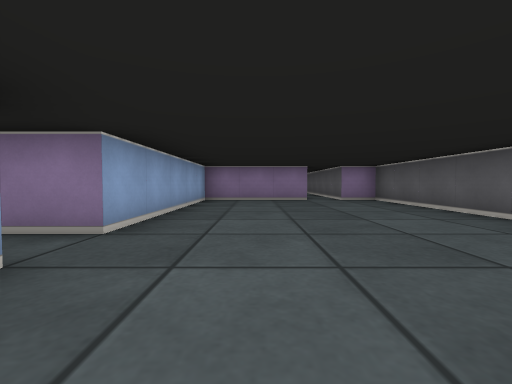
View 1 (above)

12 first-person views from a walk through a cub3D maze. The camera is about half as high as the walls, tilts 2° down and sees 90° across. The floor is counted in squares. Each view is taken from the middle of a square. On the plan, view 1 faces up. The plan holds only what a view shows up to about 9 squares ahead; the rest is blank.

View 2
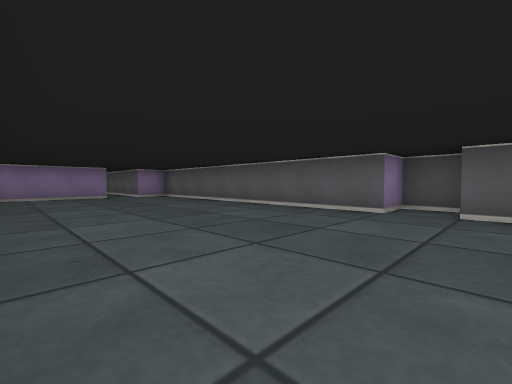

View 3
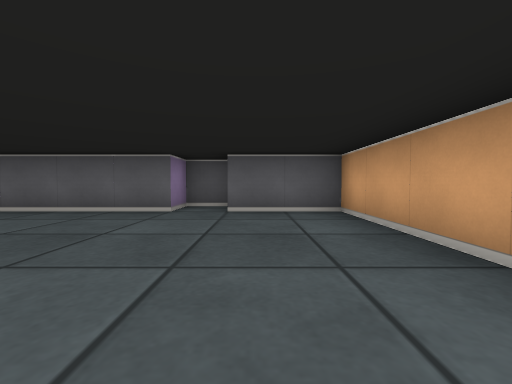

View 4
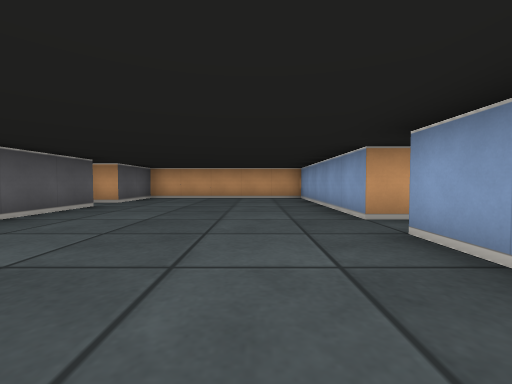

View 5
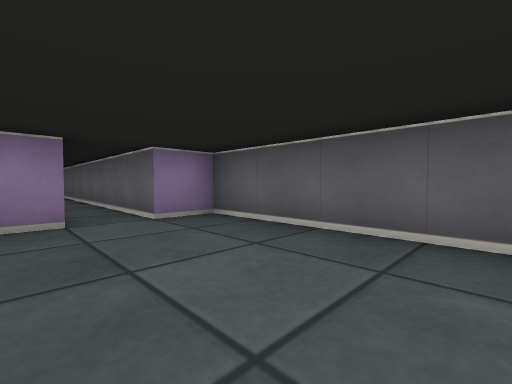

View 6
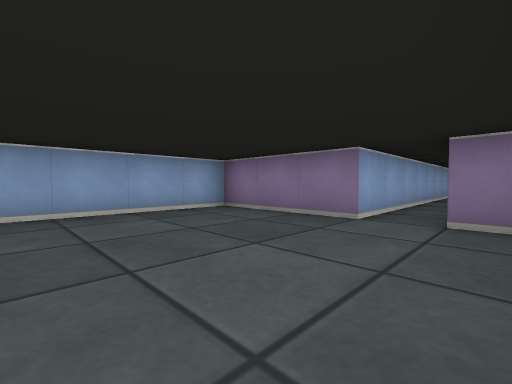

View 7
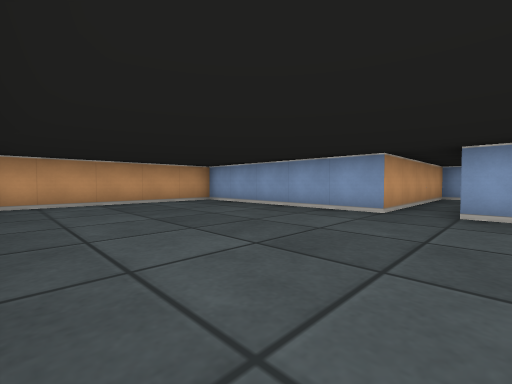

View 8
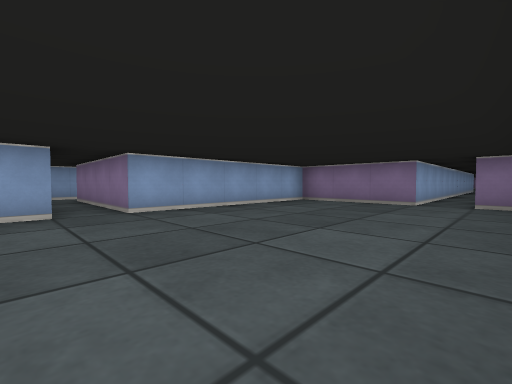

View 9
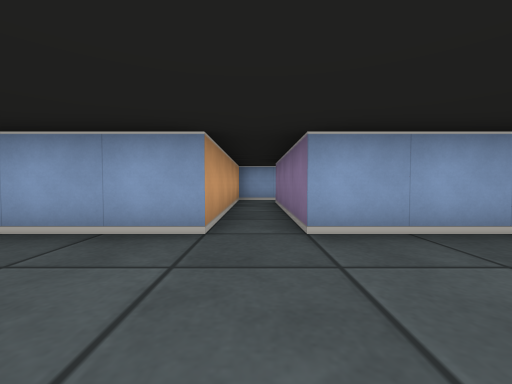

View 10
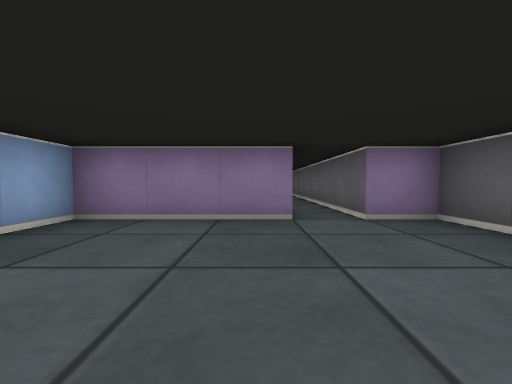

View 11
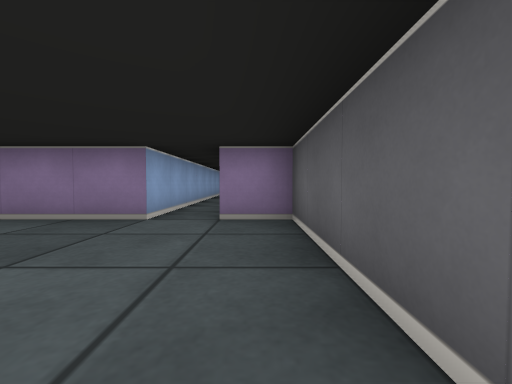

View 12
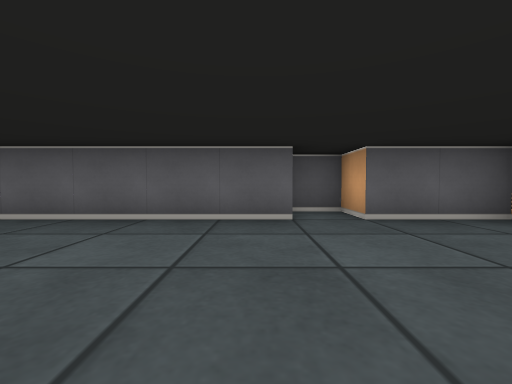

### Floor plan
Points are (right, up) in squares from view 1. A wall is a line through its corners. A room is listed if a view was taken in it or the views show most of it. See-through windows are left out.
Room 1 (views 1, 2, 3, 4, 5, 6, 7, 8, 9, 10, 11, 12)
walls: (-1.5, 1.5) (-1.5, -3.5) (3.5, -3.5) (3.5, -1.5) (4.5, -1.5) (4.5, -0.5) (3.5, -0.5) (3.5, 7.5) (2.5, 7.5) (2.5, 14.5); (1.5, 14.5) (1.5, 7.5) (-1.5, 7.5) (-1.5, 2.5)
ways out: opening at (-2, 2)

Where each view was taken, in squares from view 1:
view 1: 0 up, 0 right, facing up
view 2: 2 down, 1 left, facing up-right
view 3: 2 down, 1 left, facing right
view 4: 5 up, 0 right, facing down
view 5: 4 up, 1 right, facing up-right
view 6: 4 up, 3 right, facing up-left
view 7: 3 up, 3 right, facing down-left
view 8: 1 up, 3 right, facing up-left
view 9: 2 up, 1 right, facing left
view 10: 4 up, 1 right, facing up
view 11: 4 up, 3 right, facing up
view 12: 0 up, 0 right, facing right
